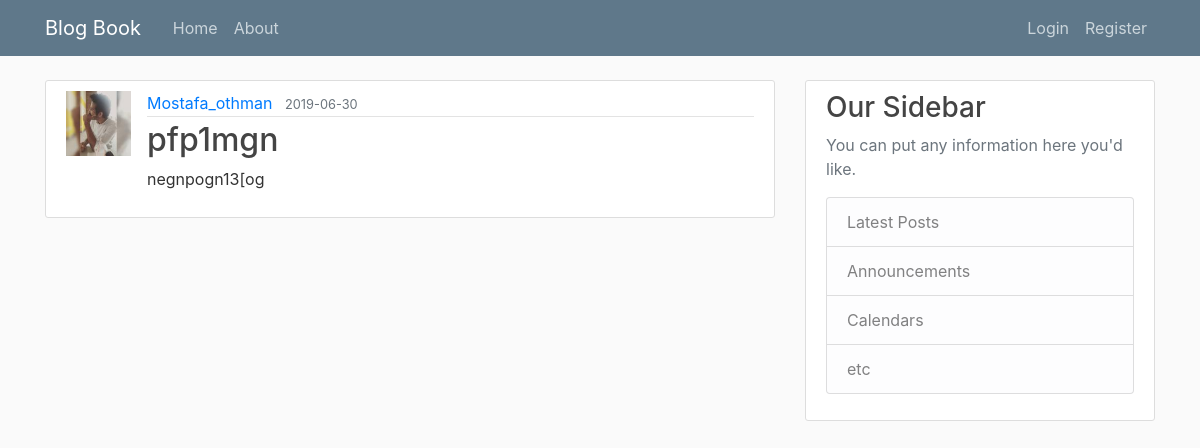
/post/1, run on the app's committed database.
### Flaskapp/database_setup.py (models this page shows, shortened)
class User(db.Model, UserMixin):
    id = db.Column(db.Integer, primary_key=True, nullable=False)
    username = db.Column(db.String(20), nullable=False, unique=True)
    email = db.Column(db.String(120), nullable=False, unique=True)
    image_file = db.Column(db.String(20), nullable=False, default='defult.png')
    password = db.Column(db.String(60), nullable=False)
    posts = db.relationship('Post', backref='author', lazy=True)

class Post(db.Model):
    id = db.Column(db.Integer, primary_key=True, nullable=False)
    title = db.Column(db.String(100), nullable=False)
    date_posted = db.Column(
        db.DateTime(), nullable=False, default=datetime.utcnow)
    content = db.Column(db.Text, nullable=False)
    user_id = db.Column(db.Integer, db.ForeignKey('user.id'), nullable=False)

### Flaskapp/routes.py (the view)
@app.route("/post/<int:post_id>")
def post(post_id):
    post = Post.query.get_or_404(post_id)
    return render_template('post.html', title= post.title, post = post)

### Flaskapp/templates/post.html (shortened to what this page needs)
{% extends 'layout.html'%} {% block content %}
<article class="media content-section">
  <img
    class="rounded-circule article-img"
    src="{{url_for('static', filename='img/profilepics/')+ post.author.image_file}}"
  />
  <div class="media-body">
    <div class="article-metadata">
      <a class="mr-2" href="#">{{ post.author.username }}</a>
      <small class="text-muted">{{
        post.date_posted.strftime("%Y-%m-%d")
      }}</small>
    </div>
    <h2 class="article-title">{{ post.title }}</h2>
    <p class="article-content">{{ post.content }}</p>
  </div>
</article>
{% endblock content%}

### Flaskapp/static/css/main.css (style rules this page uses)
body { background: #fafafa; color: #333333; margin-top: 5rem; }
h1, h2, h3, h4, h5, h6 { color: #444444; }
.content-section { background: #ffffff; padding: 10px 20px; border: 1px solid #dddddd; border-radius: 3px; margin-bottom: 20px; }
.article-title { color: #444444; }
.article-content { white-space: pre-line; }
.article-img { height: 65px; width: 65px; margin-right: 16px; }
.article-metadata { padding-bottom: 1px; margin-bottom: 4px; border-bottom: 1px solid #e3e3e3; }

### data on the page
User: image_file (picture), author.username "Mostafa_othman"
Post: date_posted "2019-06-30", title "pfp1mgn", content "negnpogn13[og"
